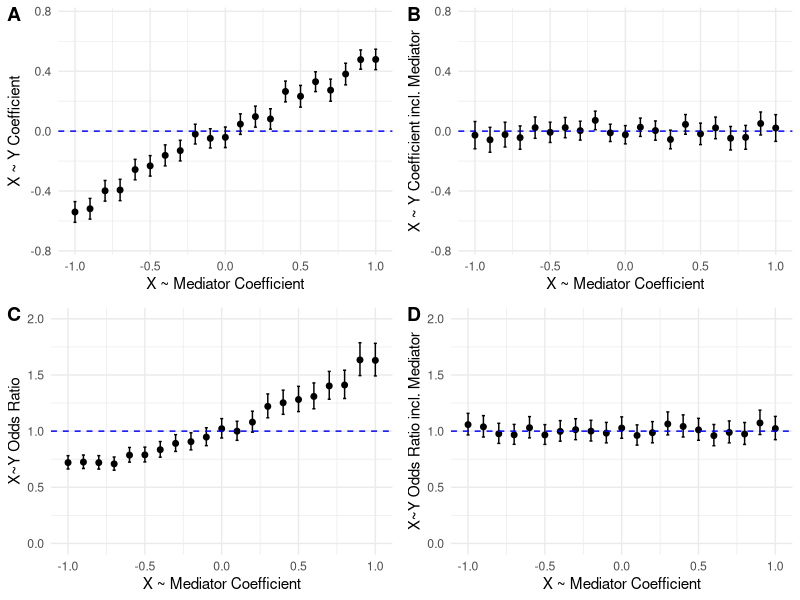
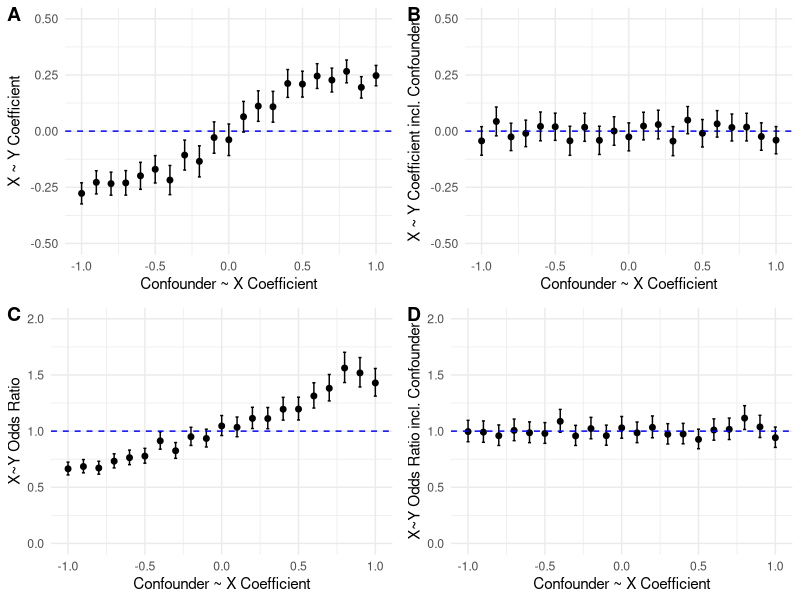

Source code (R) for these figures, in order: (Note: a time limit stopped this script after it produced the figures.)

# Student No. 2005070
# Dissertation Research Paper Code

# Contents:
# Scenario 1    line 21
# Scenario 2    line 407
# Scenario 3    line 605
# Scenario 4    line 808
# Scenario 5    line 975

################################################################################

# Loading useful libraries
library(tidyverse)
library(ggplot2)
library(ggpubr)

set.seed(27)

################################################################################
# Scenario 1
# Illustrating a mediator (linear regression)

# Creating the mediator simulation function

sim_Med <- function(betaXMed, betaMedY, betaXY){
  n <- 1000
  errorMed <- 1     # error / random noise scaling
  errorX   <- 1
  errorY   <- 1
  X   <- errorX*rnorm(n)                             # generate X from standard normal distribution
  Med <- betaXMed*X              + errorMed*rnorm(n) # generate Mediator from X
  Y   <- betaXY*X + betaMedY*Med + errorY*rnorm(n)   # generate Y from X and Mediator
  lm1 <- lm(Y~X)          # simple regression
  lm2 <- lm(Y~X+Med)      # multiple regression
  coefXY    <- lm1$coefficients[2]  # save the estimate effect of X on Y from the simple regression
  coefXMedY <- lm2$coefficients[2]  # save the estimate effect of X on Y from the multiple regression
  coefXY.up    <- confint(lm1)[2,2] # save confidence intervals for both regressions
  coefXY.lo    <- confint(lm1)[2,1]
  coefXMedY.up <- confint(lm2)[2,2]
  coefXMedY.lo <- confint(lm2)[2,1]
  return(data.frame(coefXY, coefXMedY,            # return the two coefficients
                    coefXY.lo, coefXY.up,         # and the confidence intervals
                    coefXMedY.lo, coefXMedY.up)) 
}

# Set the parameters we will be using
betaMedY <- 0.5   # the mediator has quite a strong (0.5 coefficient) effect on Y
betaXY   <- 0.0   # this is the true effect of X on Y, here set as zero

# Test the function
sim_Med(1, betaMedY, betaXY)

# Run a loop of betaXMed values from -1.0 to +1.0 
betaXMed <- seq(-1.0, 1.0, by = 0.1)

resultsMed <- lapply(betaXMed, sim_Med, betaMedY, betaXY)

Med_df <- bind_rows(resultsMed)
# head(Med_df) 

# Now we can plot the estimated coefficient from the two regression models to show 
# the bias caused by different levels of mediator bias.
# The plot includes horizontal line which should be set at the 'true' value of the coefficient.

# Graph for simple regression, showing mediator bias
plot1 <- ggplot(Med_df, aes(x=betaXMed, y=coefXY)) +
  geom_point(shape=19, size = 1.7)+
  ylim(-0.75, 0.75)+
  geom_hline(yintercept=0.0, linetype='dashed', color='blue') +
  geom_errorbar(aes(ymin=coefXY.lo, ymax=coefXY.up), width=.02, colour = "black") +
  theme_minimal() + 
  xlab("X ~ Mediator Coefficient") + ylab("X ~ Y Coefficient")

# Graph for multiple regression, accounting for mediator
plot2 <- ggplot(Med_df, aes(x=betaXMed, y=coefXMedY)) +
  geom_point(shape=19, size = 1.7)+
  ylim(-0.75, 0.75)+
  geom_hline(yintercept=0.0, linetype='dashed', color='blue') +
  geom_errorbar(aes(ymin=coefXMedY.lo, ymax=coefXMedY.up), width=.02, colour = "black") +
  theme_minimal() + 
  xlab("X ~ Mediator Coefficient") + ylab("X ~ Y Coefficient incl. Mediator")


################################################################################
# Scenario 1
# Illustrating a mediator (logistic regression)

sim_Med_log <- function(bMX){
  n <- 10000                # the number of observations in the study
  X <- rbinom(n, 1, 0.5)   # categorical factor X
  #bMX <- log(bMX)
  intX <- 0     # intercept for the effect of mediator on X
  intY <- 0     # intercept for the effect of mediator on Y
  bMY <- 2      # coefficient for the effect of mediator on Y
  bXY <- 0      # coefficient for the effect of X on Y
  
  pM <- 1 / (1 + exp(-intX-bMX*X))         # expected probabilities of mediator
  M2 <- rbinom(n, 1, pM)                   # observed values of mediator
  pY <- 1 / (1 + exp(-intY-bXY*X-bMY*M2))  # expected probabilities of Y
  Y2 <- rbinom(n, 1, pY)                   # observed values of Y
  
  dat <- data.frame(X, M2, Y2)
  
  # Now run the logistic regressions with the 'observed' values of X, Y and Con
  glm1 <- glm(Y2 ~ X, family = binomial)     
  glm2 <- glm(Y2 ~ X + M2, family = binomial) 
  
  coefXY    <- exp(glm1$coefficients[2])  # save the estimate effect of X on Y from the simple regression
  coefXMedY <- exp(glm2$coefficients[2])  # save the estimate effect of X on Y from the multiple regression
  coefXY.up <- exp(confint(glm1)[2,2])    # save confidence intervals
  coefXY.lo <- exp(confint(glm1)[2,1])
  coefXMedY.up <- exp(confint(glm2)[2,2])
  coefXMedY.lo <- exp(confint(glm2)[2,1])
  return(data.frame(coefXY, coefXMedY, coefXY.lo, coefXY.up, coefXMedY.lo, coefXMedY.up))
}

sim_Med_log(1)
bMX <- seq(-1, 1, by = 0.1)

resultslogMed <- lapply(bMX, sim_Med_log)

Med_logdf <- bind_rows(resultslogMed)
head(Med_logdf) 

# Graph showing coefficients biased by mediator
plot3 <- ggplot(Med_logdf, aes(x=bMX, y=coefXY)) +
  geom_point(shape=19, size = 1.7)+
  geom_errorbar(aes(ymin=coefXY.lo, ymax=coefXY.up), width=.02, colour = "black") +
  ylim(0, 2)+
  geom_hline(yintercept=1, linetype='dashed', color='blue') +
  ylab("X~Y Odds Ratio") + xlab("X ~ Mediator Coefficient") +
  theme_minimal()

# Graph showing coefficients unbiased by mediator
plot4 <- ggplot(Med_logdf, aes(x=bMX, y=coefXMedY)) +
  geom_point(shape=19, size = 1.7)+
  geom_errorbar(aes(ymin=coefXMedY.lo, ymax=coefXMedY.up), width=.02, colour = "black") +
  ylim(0, 2)+
  geom_hline(yintercept=1, linetype='dashed', color='blue') +
  ylab("X~Y Odds Ratio incl. Mediator") + xlab("X ~ Mediator Coefficient") +
  theme_minimal()

# View the graphs
ggarrange(plot1, plot2, plot3, plot4, labels = c("A", "B", "C", "D"),
          ncol = 2, nrow = 2)


################################################################################
# Scenario 1
# Illustrating a confounder (linear regression)

# Creating the confounder simulation function
sim_Con <- function(betaConX, betaConY, betaXY){
  n <- 1000
  errorCon <- 1    # error / random noise scaling
  errorX   <- 1
  errorY   <- 1
  Con <- errorCon*rnorm(n)                             # generate Confounder
  X   <- betaConX * Con              + errorX*rnorm(n) # generate X from Confounder
  Y   <- betaConY * Con + betaXY * X + errorY*rnorm(n) # generate Y from Confounder and (potentially) X
  lm1 <- lm(Y~X)         # simple regression
  lm2 <- lm(Y~X+Con)     # multiple regression
  coefXY    <- lm1$coefficients[2]  # save the estimate effect of X on Y from the simple regression
  coefXYCon <- lm2$coefficients[2]  # save the estimate effect of X on Y from the multiple regression
  coefXY.up    <- confint(lm1)[2,2] # save confidence intervals for both regressions
  coefXY.lo    <- confint(lm1)[2,1]
  coefXYCon.up <- confint(lm2)[2,2]
  coefXYCon.lo <- confint(lm2)[2,1]
  return(data.frame(coefXY, coefXYCon,            # return the two coefficients
                    coefXY.lo, coefXY.up,         # and the confidence intervals
                    coefXYCon.lo, coefXYCon.up)) 
}

# Set the parameters we will be using
betaConY <- 0.5  # the confounder has quite a strong (0.5 coefficient) effect on Y
betaXY   <- 0.0  # this is the true effect of X on Y, here set as zero

# Test the function
sim_Con(1, betaConY, betaXY) 

# Running the function in a loop using different betaConX values between -1.0 (strong confounded 
# negative correlation) and +1.0 (strong confounded positive correlation). 0 means no confounding.
betaConX <- seq(-1.0, 1.0, by = 0.1)

resultsCon <- lapply(betaConX, sim_Con, betaConY, betaXY)

Con_df <- bind_rows(resultsCon)
# head(Con_df) # examine the output

# Now we can plot the estimated coefficient from the two regression models to show 
# the bias caused by different levels of confounding.
# The plot includes horizontal line which should be set at the 'true' value of the coefficient.

# Graph for simple regression, showing confounding bias
plot5 <- ggplot(Con_df, aes(x=betaConX, y=coefXY)) +
  geom_point(shape=19, size = 1.7)+
  ylim(-0.5, 0.5)+
  geom_hline(yintercept=0.0, linetype='dashed', color='blue') +
  geom_errorbar(aes(ymin=coefXY.lo, ymax=coefXY.up), width=.02, colour = "black") +
  theme_minimal() + 
  xlab("Confounder ~ X Coefficient") + ylab("X ~ Y Coefficient")

# Graph for multiple regression, accounting for confounder
plot6 <- ggplot(Con_df, aes(x=betaConX, y=coefXYCon)) +
  geom_point(shape=19, size = 1.7)+
  ylim(-0.5, 0.5)+
  geom_hline(yintercept=0.0, linetype='dashed', color='blue') +
  geom_errorbar(aes(ymin=coefXYCon.lo, ymax=coefXYCon.up), width=.02, colour = "black") +
  theme_minimal() + 
  xlab("Confounder ~ X Coefficient") + ylab("X ~ Y Coefficient incl. Confounder")


################################################################################
# Scenario 1
# Illustrating a confounder (logistic regression)

sim_Con_log <- function(bCX){
  n <- 10000      # the number of observations in the study
  #bCX <- log(bCX)
  C <- rbinom(n, 1, 0.5)      # simulate n values of C from the binomial distribution
  
  intX <- 0     # the intercept for the logistic regressions for the effect of the confounder on X
  intY <- 0     # the intercept for the logistic regressions for the effect of the confounder on Y
  bCY <- 2      # the coefficient for the effect of the confounder on Y (the log of the odds ratio)
  
  pX <- 1 / (1 + exp(-intX-bCX*C))   # EXPECTED probabilities of X given the value of the confounder
  pY <- 1 / (1 + exp(-intY-bCY*C))   # EXPECTED probabilities of Y given the value of the confounder
  
  X2 <- rbinom(n, 1, pX)  # Use the Expected probabilities for X to generate a value either 1 or 0 for the OBSERVED value of X
  Y2 <- rbinom(n, 1, pY)  # Use the Expected probabilities for Y to generate a value either 1 or 0 for the OBSERVED value of Y
  
  dat <- data.frame(C, X2, Y2)
  
  # Now run the logistic regressions with the 'observed' values of X, Y and Con
  glm1 <- glm(Y2 ~ X2, family = binomial)     
  glm2 <- glm(Y2 ~ X2 + C, family = binomial) 
  coefXY    <- exp(glm1$coefficients[2])  # save the estimate effect of X on Y from the simple regression
  coefXYCon <- exp(glm2$coefficients[2])  # save the estimate effect of X on Y from the multiple regression
  coefXY.up <- exp(confint(glm1)[2,2])    # save confidence intervals
  coefXY.lo <- exp(confint(glm1)[2,1])
  coefXYCon.up <- exp(confint(glm2)[2,2])
  coefXYCon.lo <- exp(confint(glm2)[2,1])
  return(data.frame(coefXY, coefXYCon, coefXY.lo, coefXY.up, coefXYCon.lo, coefXYCon.up))
}

sim_Con_log(1)

bCX <- seq(-1.0, 1.0, by = 0.1)

resultslogCon <- lapply(bCX, sim_Con_log)

Con_logdf <- bind_rows(resultslogCon)
head(Con_logdf) 

# Graph showing coefficients biased by confounder
plot7 <- ggplot(Con_logdf, aes(x=bCX, y=coefXY)) +
  geom_point(shape=19, size = 1.7)+
  geom_errorbar(aes(ymin=coefXY.lo, ymax=coefXY.up), width=.02, colour = "black") +
  ylim(0, 2)+
  geom_hline(yintercept=1, linetype='dashed', color='blue') +
  ylab("X~Y Odds Ratio") + xlab("Confounder ~ X Coefficient") +
  theme_minimal()

# Graph showing coefficients unbiased by confounder
plot8 <- ggplot(Con_logdf, aes(x=bCX, y=coefXYCon)) +
  geom_point(shape=19, size = 1.7)+
  geom_errorbar(aes(ymin=coefXYCon.lo, ymax=coefXYCon.up), width=.02, colour = "black") +
  ylim(0, 2)+
  geom_hline(yintercept=1, linetype='dashed', color='blue') +
  ylab("X~Y Odds Ratio incl. Confounder") + xlab("Confounder ~ X Coefficient") +
  theme_minimal()

# View the graphs
ggarrange(plot5, plot6, plot7, plot8, labels = c("A", "B", "C", "D"),
          ncol = 2, nrow = 2)


################################################################################
# Scenario 1
# Illustrating a collider (linear regression)

# Creating the collider simulation function
sim_Col <- function(betaXCol, betaYCol, betaXY){
  n <- 1000
  errorCol <- 1    # error / random noise scaling
  errorX   <- 1
  errorY   <- 1
  X   <- errorX*rnorm(n)                             # generate X from standard normal distribution
  Y   <- betaXY*X                + errorY*rnorm(n)   # generate Y from standard normal distribution and X
  Col <- betaXCol*X + betaYCol*Y + errorCol*rnorm(n) # generate Collider from X and Y
  lm1 <- lm(Y~X)          # simple regression
  lm2 <- lm(Y~X+Col)      # multiple regression
  coefXY    <- lm1$coefficients[2]  # save the estimate effect of X on Y from the simple regression
  coefXYCol <- lm2$coefficients[2]  # save the estimate effect of X on Y from the multiple regression 
  coefXY.up    <- confint(lm1)[2,2] # save confidence intervals for both regressions
  coefXY.lo    <- confint(lm1)[2,1]
  coefXYCol.up <- confint(lm2)[2,2]
  coefXYCol.lo <- confint(lm2)[2,1]
  return(data.frame(coefXY, coefXYCol,            # return the two coefficients
                    coefXY.lo, coefXY.up,         # and the confidence intervals
                    coefXYCol.lo, coefXYCol.up)) 
}

# Set the parameters we will be using
betaYCol <- 0.5  # Y has quite a strong (0.5 coefficient) effect on the collider
betaXY   <- 0.0  # this is the true effect of X on Y, here set as zero

# Test the function
sim_Col(1, betaYCol, betaXY)

# Run a loop of betaXCol values from -1.0 to +1.0 
betaXCol <- seq(-1.0, 1.0, by = 0.1)

resultsCol <- lapply(betaXCol, sim_Col, betaYCol, betaXY)

Col_df <- bind_rows(resultsCol)
# head(Col_df) 

# Now we can plot the estimated coefficient from the two regression models to show 
# the bias caused by different levels of collider bias.
# The plot includes horizontal line which should be set at the 'true' value of the coefficient.

# Graph for multiple regression, showing collider bias
plot9 <- ggplot(Col_df, aes(x=betaXCol, y=coefXYCol)) +
  geom_point(shape=19, size = 1.7)+
  ylim(-0.6, 0.6)+
  geom_hline(yintercept=0.0, linetype='dashed', color='blue') +
  geom_errorbar(aes(ymin=coefXYCol.lo, ymax=coefXYCol.up), width=.02, colour = "black") +
  theme_minimal() + 
  xlab("X ~ Collider Coefficient") + ylab("X ~ Y Coefficient incl. Collider")

# Graph for simple regression, unbiased by the collider
plot10 <- ggplot(Col_df, aes(x=betaXCol, y=coefXY)) +
  geom_point(shape=19, size = 1.7)+
  ylim(-0.6, 0.6)+
  geom_hline(yintercept=0.0, linetype='dashed', color='blue') +
  geom_errorbar(aes(ymin=coefXY.lo, ymax=coefXY.up), width=.02, colour = "black") +
  theme_minimal() + 
  xlab("X ~ Collider Coefficient") + ylab("X ~ Y Coefficient")


################################################################################
# Scenario 1
# Illustrating a collider (logistic regression)

sim_Col_log <- function(bC2X){
  n <- 10000                 # the number of observations in the study
  X <- rbinom(n, 1, 0.5)    # categorical factor X
  #bC2X <- log(bC2X)
  intX <- 0     # intercept for the effect of collider on X
  intY <- 0     # intercept for the effect of collider on Y
  bC2Y <- 2     # coefficient for the effect of collider on Y
  bXY  <- 0     # coefficient for the effect of X on Y
  
  pY <- 1 / (1 + exp(-intY-bXY*X))           # expected probabilities of Y
  Y2 <- rbinom(n, 1, pY)                     # observed values of Y
  pC <- 1 / (1 + exp(-intX-bC2X*X-bC2Y*Y2))  # expected probabilities of collider
  C2 <- rbinom(n, 1, pC)                     # observed values of collider
  
  dat <- data.frame(X, C2, Y2)
  
  glm1 <- glm(Y2 ~ X, family = binomial)   
  glm2 <- glm(Y2 ~ X + C2, family = binomial)  
  
  coefXY    <- exp(glm1$coefficients[2])  # save the estimate effect of X on Y from the simple regression
  coefXYCol <- exp(glm2$coefficients[2])
  coefXY.up <- exp(confint(glm1)[2,2])    # save confidence intervals
  coefXY.lo <- exp(confint(glm1)[2,1])
  coefXYCol.up <- exp(confint(glm2)[2,2])
  coefXYCol.lo <- exp(confint(glm2)[2,1])
  return(data.frame(coefXY, coefXYCol, coefXY.lo, coefXY.up, coefXYCol.lo, coefXYCol.up))
}

sim_Col_log(1)
bC2X <- seq(-1, 1, by = 0.1)

resultslogCol <- lapply(bC2X, sim_Col_log)

Col_logdf <- bind_rows(resultslogCol)
head(Col_logdf) 

# Graph showing coefficients unbiased by confounder
plot11 <- ggplot(Col_logdf, aes(x=bC2X, y=coefXYCol)) +
  geom_point()+
  geom_errorbar(aes(ymin=coefXYCol.lo, ymax=coefXYCol.up), width=.02, colour = "black") +
  ylim(0, 2)+
  geom_hline(yintercept=1, linetype='dashed', color='blue') +
  ylab("X~Y Odds Ratio incl. Collider") + xlab("X ~ Collider Coefficient") +
  theme_minimal()

# Graph showing coefficients unbiased by collider
plot12 <- ggplot(Col_logdf, aes(x=bC2X, y=coefXY)) +
  geom_point()+
  geom_errorbar(aes(ymin=coefXY.lo, ymax=coefXY.up), width=.02, colour = "black") +
  ylim(0, 2)+
  geom_hline(yintercept=1, linetype='dashed', color='blue') +
  ylab("X~Y Odds Ratio") + xlab("X ~ Collider Coefficient") +
  theme_minimal()

# View the graphs
ggarrange(plot9, plot10, plot11, plot12, labels = c("A", "B", "C", "D"),
          ncol = 2, nrow = 2)


################################################################################
# Scenario 2
# Mediator ~ Y variation

# Set the parameters we will be using
betaXY   <- 0.0   # this is the true effect of X on Y, here set as zero

# Run a loop of betaXMed values from -1.0 to +1.0 
betaXMed <- seq(-1.0, 1.0, by = 0.1)

resultsMed1 <- lapply(betaXMed, sim_Med, betaMedY = 0.25, betaXY) %>%
  bind_rows()
# head(resultsMed1) # examine the output
resultsMed2 <- lapply(betaXMed, sim_Med, betaMedY = 0.50, betaXY) %>%
  bind_rows()
# head(resultsMed2) # examine the output
resultsMed3 <- lapply(betaXMed, sim_Med, betaMedY = 0.75, betaXY) %>%
  bind_rows()
# head(resultsMed3) # examine the output

# Now we can plot the estimated coefficient from the two regression models to show 
# the bias caused by different levels of mediator bias.
# The plot includes horizontal line which should be set at the 'true' value of the coefficient.

# Graph for simple regression, showing mediator bias
plot13 <- ggplot(NULL, aes(x=betaXMed, y=coefXY)) +
  geom_point(data=resultsMed1, shape=19, size = 1.7, aes(colour="0.25")) +
  stat_smooth(data=resultsMed1, method=loess, colour = "darkgoldenrod1", fill = "lemonchiffon") +
  geom_errorbar(data=resultsMed1,aes(ymin=coefXY.lo, ymax=coefXY.up), width = .02, colour='darkgoldenrod1') +
  geom_point(data=resultsMed2, shape=19, size = 1.7, aes(colour="0.50")) +
  stat_smooth(data=resultsMed2, method=loess, colour = "darkorange2", fill = "bisque") +
  geom_errorbar(data=resultsMed2,aes(ymin=coefXY.lo, ymax=coefXY.up), width = .02, colour='darkorange2') +
  geom_point(data=resultsMed3, shape=19, size = 1.7, aes(colour="0.75")) +
  stat_smooth(data=resultsMed3, method=loess, colour = "sienna", fill = "antiquewhite") +
  geom_errorbar(data=resultsMed3,aes(ymin=coefXY.lo, ymax=coefXY.up), width = .02, colour='sienna') +
  geom_hline(yintercept=0.0, linetype='dashed', colour='blue') +  
  scale_color_manual(name="Mediator ~ Y", 
                     breaks=c("0.25", "0.50", "0.75"),
                     values = c("darkgoldenrod1", "darkorange2", "sienna")) +
  ylim(-1, 1) +
  theme_minimal() + 
  xlab("X ~ Mediator Coefficient") + ylab("X ~ Y Coefficient") +
  theme(legend.position = "none")

# Graph for multiple regression, accounting for mediator
plot14 <- ggplot(NULL, aes(x=betaXMed, y=coefXMedY)) +
  geom_point(data=resultsMed1, shape=19, size = 1.7, aes(colour="0.25")) +
  geom_errorbar(data=resultsMed1,aes(ymin=coefXMedY.lo, ymax=coefXMedY.up), width = .02, colour='darkgoldenrod1') +
  geom_point(data=resultsMed2, shape=19, size = 1.7, aes(colour="0.50")) +
  geom_errorbar(data=resultsMed2,aes(ymin=coefXMedY.lo, ymax=coefXMedY.up), width = .02, colour='darkorange2') +
  geom_point(data=resultsMed3, shape=19, size = 1.7, aes(colour="0.75")) +
  geom_errorbar(data=resultsMed3,aes(ymin=coefXMedY.lo, ymax=coefXMedY.up), width = .02, colour='sienna') +
  geom_hline(yintercept=0.0, linetype='dashed', colour='blue') +  
  scale_color_manual(name="Mediator ~ Y", 
                     breaks=c("0.25", "0.50", "0.75"),
                     values = c("darkgoldenrod1", "darkorange2", "sienna")) +  
  ylim(-1, 1) +
  theme_minimal() + 
  xlab("X ~ Mediator Coefficient") + ylab("X ~ Y Coefficient incl. Mediator") +
  theme(legend.position = "none")

# View the graphs
ggarrange(plot13, plot14,
          ncol = 2, nrow = 1)


################################################################################
# Scenario 2
# Confounder ~ Y variation

# Set the parameters we will be using
betaXY   <- 0.0  # this is the true effect of X on Y, here set as zero

# Running the function in a loop using different betaConX values between -1.0 (strong confounded 
# negative correlation) and +1.0 (strong confounded positive correlation). 0 means no confounding.
betaConX <- seq(-1.0, 1.0, by = 0.1)

resultsCon1 <- lapply(betaConX, sim_Con, betaConY = 0.25, betaXY) %>%
  bind_rows()
# head(resultsCon1) # examine the output
resultsCon2 <- lapply(betaConX, sim_Con, betaConY = 0.50, betaXY) %>%
  bind_rows()
# head(resultsCon2) # examine the output
resultsCon3 <- lapply(betaConX, sim_Con, betaConY = 0.75, betaXY) %>%
  bind_rows()
# head(resultsCon3) # examine the output

# Now we can plot the estimated coefficient from the two regression models to show 
# the bias caused by different levels of confounding.
# The plot includes horizontal line which should be set at the 'true' value of the coefficient.

# Graph for simple regression, showing confounding bias
plot15 <- ggplot(NULL, aes(x=betaConX, y=coefXY)) +
  geom_point(data=resultsCon1, shape=19, size = 1.7, aes(colour="0.25")) +
  stat_smooth(data=resultsCon1, method=loess, colour = "darkgoldenrod1", fill = "lemonchiffon") +
  geom_errorbar(data=resultsCon1,aes(ymin=coefXY.lo, ymax=coefXY.up), width = .02, colour='darkgoldenrod1') +
  geom_point(data=resultsCon2, shape=19, size = 1.7, aes(colour="0.50")) +
  stat_smooth(data=resultsCon2, method=loess, colour = "darkorange2", fill = "bisque") +
  geom_errorbar(data=resultsCon2,aes(ymin=coefXY.lo, ymax=coefXY.up), width = .02, colour='darkorange2') +
  geom_point(data=resultsCon3, shape=19, size = 1.7, aes(colour="0.75")) +
  stat_smooth(data=resultsCon3, method=loess, colour = "sienna", fill = "antiquewhite") +
  geom_errorbar(data=resultsCon3,aes(ymin=coefXY.lo, ymax=coefXY.up), width = .02, colour='sienna') +
  geom_hline(yintercept=0.0, linetype='dashed', colour='blue') +  
  scale_color_manual(name="Confounder ~ Y", 
                     breaks=c("0.25", "0.50", "0.75"),
                     values = c("darkgoldenrod1", "darkorange2", "sienna")) +  
  ylim(-1, 1) + theme_minimal() + 
  xlab("Confounder ~ X Coefficient") + ylab("X ~ Y Coefficient") +
  theme(legend.position = "none")

# Graph for multiple regression, accounting for confounder
plot16 <- ggplot(NULL, aes(x=betaConX, y=coefXYCon)) +
  geom_point(data=resultsCon1, shape=19, size = 1.7, aes(colour="0.25")) +
  geom_errorbar(data=resultsCon1,aes(ymin=coefXYCon.lo, ymax=coefXYCon.up), width = .02, colour='darkgoldenrod1') +
  geom_point(data=resultsCon2, shape=19, size = 1.7, aes(colour="0.50")) +
  geom_errorbar(data=resultsCon2,aes(ymin=coefXYCon.lo, ymax=coefXYCon.up), width = .02, colour='darkorange2') +
  geom_point(data=resultsCon3, shape=19, size = 1.7, aes(colour="0.75")) +
  geom_errorbar(data=resultsCon3,aes(ymin=coefXYCon.lo, ymax=coefXYCon.up), width = .02, colour='sienna') +
  geom_hline(yintercept=0.0, linetype='dashed', colour='blue') +  
  scale_color_manual(name="Confounder ~ Y", 
                     breaks=c("0.25", "0.50", "0.75"),
                     values = c("darkgoldenrod1", "darkorange2", "sienna")) +  
  ylim(-1, 1) + theme_minimal() + 
  xlab("Confounder ~ X Coefficient") + ylab("X ~ Y Coefficient incl. Confounder") +
  theme(legend.position = "none")

# View the graphs
ggarrange(plot15, plot16,
          ncol = 2, nrow = 1)


################################################################################
# Scenario 2
# Y ~ Collider variation

# Set the parameters we will be using
betaXY   <- 0.0  # this is the true effect of X on Y, here set as zero

# Running the function in a loop using different betaXCol values between -1.0 (strong confounded 
# negative correlation) and +1.0 (strong confounded positive correlation). 0 means no confounding.
betaXCol <- seq(-1.0, 1.0, by = 0.1)

resultsCol1 <- lapply(betaXCol, sim_Col, betaYCol = 0.25, betaXY) %>%
  bind_rows() 
# head(resultsCol1) # examine the output
resultsCol2 <- lapply(betaXCol, sim_Col, betaYCol = 0.50, betaXY) %>%
  bind_rows()
# head(resultsCol2) # examine the output
resultsCol3 <- lapply(betaXCol, sim_Col, betaYCol = 0.75, betaXY) %>%
  bind_rows()
# head(resultsCol3) # examine the output

# Now we can plot the estimated coefficient from the two regression models to show 
# the bias caused by different levels of collider bias.
# The plot includes horizontal line which should be set at the 'true' value of the coefficient.

# Graph for multiple regression, showing collider bias
plot17 <- ggplot(NULL, aes(x=betaXCol, y=coefXYCol)) +
  geom_point(data=resultsCol1, shape=19, size = 1.7, aes(colour="0.25")) +
  stat_smooth(data=resultsCol1, method=loess, colour = "darkgoldenrod1", fill = "lemonchiffon") +
  geom_errorbar(data=resultsCol1,aes(ymin=coefXYCol.lo, ymax=coefXYCol.up), width = .02, colour='darkgoldenrod1') +
  geom_point(data=resultsCol2, shape=19, size = 1.7, aes(colour="0.50")) +
  stat_smooth(data=resultsCol2, method=loess, colour = "darkorange2", fill = "bisque") +
  geom_errorbar(data=resultsCol2,aes(ymin=coefXYCol.lo, ymax=coefXYCol.up), width = .02, colour='darkorange2') +
  geom_point(data=resultsCol3, shape=19, size = 1.7, aes(colour="0.75")) +
  stat_smooth(data=resultsCol3, method=loess, colour = "sienna", fill = "antiquewhite") +
  geom_errorbar(data=resultsCol3,aes(ymin=coefXYCol.lo, ymax=coefXYCol.up), width = .02, colour='sienna') +
  geom_hline(yintercept=0.0, linetype='dashed', colour='blue') +  
  scale_color_manual(name="Y ~ Collider", 
                     breaks=c("0.25", "0.50", "0.75"),
                     values = c("darkgoldenrod1", "darkorange2", "sienna")) +
  ylim(-1, 1) +
  theme_minimal() + 
  xlab("X ~ Collider Coefficient") + ylab("X ~ Y Coefficient incl. Collider") +
  theme(legend.position = "none")

# Graph for simple regression, unbiased by collider
plot18 <- ggplot(NULL, aes(x=betaXCol, y=coefXY)) +
  geom_point(data=resultsCol1, shape=19, size = 1.7, aes(colour="0.25")) +
  geom_errorbar(data=resultsCol1,aes(ymin=coefXY.lo, ymax=coefXY.up), width = .02, colour='darkgoldenrod1') +
  geom_point(data=resultsCol2, shape=19, size = 1.7, aes(colour="0.50")) +
  geom_errorbar(data=resultsCol2,aes(ymin=coefXY.lo, ymax=coefXY.up), width = .02, colour='darkorange2') +
  geom_point(data=resultsCol3, shape=19, size = 1.7, aes(colour="0.75")) +
  geom_errorbar(data=resultsCol3,aes(ymin=coefXY.lo, ymax=coefXY.up), width = .02, colour='sienna') +
  geom_hline(yintercept=0.0, linetype='dashed', colour='blue') +  
  scale_color_manual(name="Y ~ Collider", 
                     breaks=c("0.25", "0.50", "0.75"),
                     values = c("darkgoldenrod1", "darkorange2", "sienna")) +  
  ylim(-1, 1) +
  theme_minimal() + 
  xlab("X ~ Collider Coefficient") + ylab("X ~ Y Coefficient") +
  theme(legend.position = "none")

# View the graphs
ggarrange(plot17, plot18,
          ncol = 2, nrow = 1)


################################################################################
# Scenario 3
# X ~ Y variation (mediator)

# Set the parameters we will be using
betaMedY <- 0.5   # this is the true effect of X on Y, here set as zero

# Run a loop of betaXMed values from -1.0 to +1.0 
betaXMed <- seq(-1.0, 1.0, by = 0.1)

resultsMed1 <- lapply(betaXMed, sim_Med, betaMedY, betaXY = 0.25) %>%
  bind_rows()
# head(resultsMed1) # examine the output
resultsMed2 <- lapply(betaXMed, sim_Med, betaMedY, betaXY = 0.50) %>%
  bind_rows()
# head(resultsMed2) # examine the output
resultsMed3 <- lapply(betaXMed, sim_Med, betaMedY, betaXY = 0.75) %>%
  bind_rows()
# head(resultsMed3) # examine the output

# Now we can plot the estimated coefficient from the two regression models to show 
# the bias caused by different levels of mediator bias.
# The plot includes horizontal line which should be set at the 'true' value of the coefficient.

# Graph for simple regression, showing mediator bias
plot19 <- ggplot(NULL, aes(x=betaXMed, y=coefXY)) +
  geom_point(data=resultsMed1, shape=19, size = 1.7, aes(colour="0.25")) +
  geom_errorbar(data=resultsMed1,aes(ymin=coefXY.lo, ymax=coefXY.up), width = .02, colour='darkgoldenrod1') +
  geom_point(data=resultsMed2, shape=19, size = 1.7, aes(colour="0.50")) +
  geom_errorbar(data=resultsMed2,aes(ymin=coefXY.lo, ymax=coefXY.up), width = .02, colour='darkorange2') +
  geom_point(data=resultsMed3, shape=19, size = 1.7, aes(colour="0.75")) +
  geom_errorbar(data=resultsMed3,aes(ymin=coefXY.lo, ymax=coefXY.up), width = .02, colour='sienna') +
  geom_hline(yintercept=0.25, linetype='dashed', colour='darkgoldenrod1') +  
  geom_hline(yintercept=0.50, linetype='dashed', colour='darkorange2') +  
  geom_hline(yintercept=0.75, linetype='dashed', colour='sienna') +  
  scale_color_manual(name="True X ~ Y", 
                     breaks=c("0.25", "0.50", "0.75"),
                     values = c("darkgoldenrod1", "darkorange2", "sienna")) +
  ylim(-0.5, 1.5) +
  theme_minimal() + 
  xlab("X ~ Mediator Coefficient") + ylab("X ~ Y Coefficient") +
  theme(legend.position = "none")

# Graph for multiple regression, accounting for mediator
plot20 <- ggplot(NULL, aes(x=betaXMed, y=coefXMedY)) +
  geom_point(data=resultsMed1, shape=19, size = 1.7, aes(colour="0.25")) +
  geom_errorbar(data=resultsMed1,aes(ymin=coefXMedY.lo, ymax=coefXMedY.up), width = .02, colour='darkgoldenrod1') +
  geom_point(data=resultsMed2, shape=19, size = 1.7, aes(colour="0.50")) +
  geom_errorbar(data=resultsMed2,aes(ymin=coefXMedY.lo, ymax=coefXMedY.up), width = .02, colour='darkorange2') +
  geom_point(data=resultsMed3, shape=19, size = 1.7, aes(colour="0.75")) +
  geom_errorbar(data=resultsMed3,aes(ymin=coefXMedY.lo, ymax=coefXMedY.up), width = .02, colour='sienna') +
  geom_hline(yintercept=0.25, linetype='dashed', colour='darkgoldenrod1') +  
  geom_hline(yintercept=0.50, linetype='dashed', colour='darkorange2') +  
  geom_hline(yintercept=0.75, linetype='dashed', colour='sienna') +  
  scale_color_manual(name="True X ~ Y", 
                     breaks=c("0.25", "0.50", "0.75"),
                     values = c("darkgoldenrod1", "darkorange2", "sienna")) +  
  ylim(-0.5, 1.5) +
  theme_minimal() + 
  xlab("X ~ Mediator Coefficient") + ylab("X ~ Y Coefficient incl. Mediator") +
  theme(legend.position = "none")

# View the graphs
ggarrange(plot19, plot20,
          ncol = 2, nrow = 1)


################################################################################
# Scenario 3
# X ~ Y variation (confounder)

# Set the parameters we will be using
betaConY <- 0.5  # the confounder has quite a strong (0.5 coefficient) effect on Y

# Running the function in a loop using different betaConX values between -1.0 (strong confounded 
# negative correlation) and +1.0 (strong confounded positive correlation). 0 means no confounding.
betaConX <- seq(-1.0, 1.0, by = 0.1)

resultsCon1 <- lapply(betaConX, sim_Con, betaConY, betaXY = 0.25) %>%
  bind_rows()
# head(resultsCon1) # examine the output
resultsCon2 <- lapply(betaConX, sim_Con, betaConY, betaXY = 0.50) %>%
  bind_rows()
# head(resultsCon2) # examine the output
resultsCon3 <- lapply(betaConX, sim_Con, betaConY, betaXY = 0.75) %>%
  bind_rows()
# head(resultsCon3) # examine the output

# Now we can plot the estimated coefficient from the two regression models to show 
# the bias caused by different levels of confounding.
# The plot includes horizontal line which should be set at the 'true' value of the coefficient.

# Graph for simple regression, showing confounding bias
plot21 <- ggplot(NULL, aes(x=betaConX, y=coefXY)) +
  geom_point(data=resultsCon1, shape=19, size = 1.7, aes(colour="0.25")) +
  geom_errorbar(data=resultsCon1,aes(ymin=coefXY.lo, ymax=coefXY.up), width = .02, colour='darkgoldenrod1') +
  geom_point(data=resultsCon2, shape=19, size = 1.7, aes(colour="0.50")) +
  geom_errorbar(data=resultsCon2,aes(ymin=coefXY.lo, ymax=coefXY.up), width = .02, colour='darkorange2') +
  geom_point(data=resultsCon3, shape=19, size = 1.7, aes(colour="0.75")) +
  geom_errorbar(data=resultsCon3,aes(ymin=coefXY.lo, ymax=coefXY.up), width = .02, colour='sienna') +
  geom_hline(yintercept=0.25, linetype='dashed', colour='darkgoldenrod1') +  
  geom_hline(yintercept=0.50, linetype='dashed', colour='darkorange2') +  
  geom_hline(yintercept=0.75, linetype='dashed', colour='sienna') +  
  scale_color_manual(name="True X ~ Y", 
                     breaks=c("0.25", "0.50", "0.75"),
                     values = c("darkgoldenrod1", "darkorange2", "sienna")) +  
  ylim(-0.5, 1.5) +
  theme_minimal() + 
  xlab("Confounder ~ X Coefficient") + ylab("X ~ Y Coefficient") +
  theme(legend.position = "none")

# Graph for multiple regression, accounting for confounder
plot22 <- ggplot(NULL, aes(x=betaConX, y=coefXYCon)) +
  geom_point(data=resultsCon1, shape=19, size = 1.7, aes(colour="0.25")) +
  geom_errorbar(data=resultsCon1,aes(ymin=coefXYCon.lo, ymax=coefXYCon.up), width = .02, colour='darkgoldenrod1') +
  geom_point(data=resultsCon2, shape=19, size = 1.7, aes(colour="0.50")) +
  geom_errorbar(data=resultsCon2,aes(ymin=coefXYCon.lo, ymax=coefXYCon.up), width = .02, colour='darkorange2') +
  geom_point(data=resultsCon3, shape=19, size = 1.7, aes(colour="0.75")) +
  geom_errorbar(data=resultsCon3,aes(ymin=coefXYCon.lo, ymax=coefXYCon.up), width = .02, colour='sienna') +
  geom_hline(yintercept=0.25, linetype='dashed', colour='darkgoldenrod1') +  
  geom_hline(yintercept=0.50, linetype='dashed', colour='darkorange2') +  
  geom_hline(yintercept=0.75, linetype='dashed', colour='sienna') +  
  scale_color_manual(name="True X ~ Y", 
                     breaks=c("0.25", "0.50", "0.75"),
                     values = c("darkgoldenrod1", "darkorange2", "sienna")) +  
  ylim(-0.5, 1.5) +
  theme_minimal() + 
  xlab("Confounder ~ X Coefficient") + ylab("X ~ Y Coefficient incl. Confounder") +
  theme(legend.position = "none")

# View the graphs
ggarrange(plot21, plot22,
          ncol = 2, nrow = 1)


################################################################################
# Scenario 3
# X ~ Y variation (collider)

# Set the parameters we will be using
betaYCol <- 0.5  # this is the true effect of Y on the collider, here set as 0.5

# Running the function in a loop using different betaXCol values between -1.0 (strong confounded 
# negative correlation) and +1.0 (strong confounded positive correlation). 0 means no confounding.
betaXCol <- seq(-1.0, 1.0, by = 0.1)

resultsCol1 <- lapply(betaXCol, sim_Col, betaYCol, betaXY = 0.25) %>%
  bind_rows() 
# head(resultsCol1) # examine the output
resultsCol2 <- lapply(betaXCol, sim_Col, betaYCol, betaXY = 0.50) %>%
  bind_rows()
# head(resultsCol2) # examine the output
resultsCol3 <- lapply(betaXCol, sim_Col, betaYCol, betaXY = 0.75) %>%
  bind_rows()
# head(resultsCol3) # examine the output

# Now we can plot the estimated coefficient from the two regression models to show 
# the bias caused by different levels of collider bias.
# The plot includes horizontal line which should be set at the 'true' value of the coefficient.

# Graph for multiple regression, showing collider bias
plot23 <- ggplot(NULL, aes(x=betaXCol, y=coefXYCol)) +
  geom_point(data=resultsCol1, shape=19, size = 1.7, aes(colour="0.25")) +
  geom_errorbar(data=resultsCol1,aes(ymin=coefXYCol.lo, ymax=coefXYCol.up), width = .02, colour='darkgoldenrod1') +
  geom_point(data=resultsCol2, shape=19, size = 1.7, aes(colour="0.50")) +
  geom_errorbar(data=resultsCol2,aes(ymin=coefXYCol.lo, ymax=coefXYCol.up), width = .02, colour='darkorange2') +
  geom_point(data=resultsCol3, shape=19, size = 1.7, aes(colour="0.75")) +
  geom_errorbar(data=resultsCol3,aes(ymin=coefXYCol.lo, ymax=coefXYCol.up), width = .02, colour='sienna') +
  geom_hline(yintercept=0.25, linetype='dashed', colour='darkgoldenrod1') +  
  geom_hline(yintercept=0.50, linetype='dashed', colour='darkorange2') +  
  geom_hline(yintercept=0.75, linetype='dashed', colour='sienna') +  
  scale_color_manual(name="True X ~ Y", 
                     breaks=c("0.25", "0.50", "0.75"),
                     values = c("darkgoldenrod1", "darkorange2", "sienna")) +
  ylim(-0.5, 1.5) +
  theme_minimal() + 
  xlab("X ~ Collider Coefficient") + ylab("X ~ Y Coefficient incl. Collider") +
  theme(legend.position = "none")

# Graph for simple regression, unbiased by collider
plot24 <- ggplot(NULL, aes(x=betaXCol, y=coefXY)) +
  geom_point(data=resultsCol1, shape=19, size = 1.7, aes(colour="0.25")) +
  geom_errorbar(data=resultsCol1,aes(ymin=coefXY.lo, ymax=coefXY.up), width = .02, colour='darkgoldenrod1') +
  geom_point(data=resultsCol2, shape=19, size = 1.7, aes(colour="0.50")) +
  geom_errorbar(data=resultsCol2,aes(ymin=coefXY.lo, ymax=coefXY.up), width = .02, colour='darkorange2') +
  geom_point(data=resultsCol3, shape=19, size = 1.7, aes(colour="0.75")) +
  geom_errorbar(data=resultsCol3,aes(ymin=coefXY.lo, ymax=coefXY.up), width = .02, colour='sienna') +
  geom_hline(yintercept=0.25, linetype='dashed', colour='darkgoldenrod1') +  
  geom_hline(yintercept=0.50, linetype='dashed', colour='darkorange2') +  
  geom_hline(yintercept=0.75, linetype='dashed', colour='sienna') +  
  scale_color_manual(name="True X ~ Y", 
                     breaks=c("0.25", "0.50", "0.75"),
                     values = c("darkgoldenrod1", "darkorange2", "sienna")) +  
  ylim(-0.5, 1.5) +
  theme_minimal() + 
  xlab("X ~ Collider Coefficient") + ylab("X ~ Y Coefficient") +
  theme(legend.position = "none")

# View the graphs
ggarrange(plot23, plot24,
          ncol = 2, nrow = 1)


################################################################################
# Scenario 4
# Simple example of all third variables (linear)

# Define parameters
n <- 1000
error <- 1 
betaXY   <-  0.2 # effect of smoking history on covid severity
betaXCol <-  0.4 # effect of smoking history on hospitalisation
betaYCol <-  0.5 # effect of covid severity on hospitalisation
betaConX <- -0.6 # effect of HCW status on smoking history
betaConY <-  0.3 # effect of HCW status on covid severity
betaXMed <-  0.7 # effect of smoking history on smoking-related comorbidities
betaMedY <-  0.5 # effect of smoking-related comorbidities on covid severity

# Create variables
Con <- error*rnorm(n)                                          # generate Confounder
X   <- betaConX*Con                           + error*rnorm(n)   # generate X from Confounder
Med <- betaXMed*X                             + error*rnorm(n) # generate Mediator from X
Y   <- betaXY*X + betaConY*Con + betaMedY*Med + error*rnorm(n)   # generate Y from Confounder, Mediator and X
Col <- betaXCol*X + betaYCol*Y                + error*rnorm(n) # generate Collider from X and Y

# Run regressions
lm1 <- lm(Y~X)                     
lm2 <- lm(Y~X+Con)                   
lm3 <- lm(Y~X+Col)
lm4 <- lm(Y~X+Med)
lm5 <- lm(Y~X+Con+Col)
lm6 <- lm(Y~X+Col+Med)
lm7 <- lm(Y~X+Con+Med+Col)
lm8 <- lm(Y~X+Con+Med)
coefXY    <- lm1$coefficients[2]  # save the estimate effect of X on Y from the simple regression
coefXYCon <- lm2$coefficients[2]  # save the estimate effect of X on Y from the multiple regression
coefXYCol <- lm3$coefficients[2]
coefXMedY <- lm4$coefficients[2]
coefXYConCol <- lm5$coefficients[2]
coefXMedYCol <- lm6$coefficients[2]
coefXMedYConCol <- lm7$coefficients[2]
coefXMedYCon <- lm8$coefficients[2]
coefXY.up <- confint(lm1)[2,2]  # finally saving confidence intervals
coefXY.lo <- confint(lm1)[2,1]
coefXYCon.up <- confint(lm2)[2,2]
coefXYCon.lo <- confint(lm2)[2,1]
coefXYCol.up <- confint(lm3)[2,2] 
coefXYCol.lo <- confint(lm3)[2,1] 
coefXMedY.up <- confint(lm4)[2,2] 
coefXMedY.lo <- confint(lm4)[2,1] 
coefXYConCol.up <- confint(lm5)[2,2] 
coefXYConCol.lo <- confint(lm5)[2,1] 
coefXMedYCol.up <- confint(lm6)[2,2] 
coefXMedYCol.lo <- confint(lm6)[2,1] 
coefXMedYConCol.up <- confint(lm7)[2,2] 
coefXMedYConCol.lo <- confint(lm7)[2,1] 
coefXMedYCon.up <- confint(lm8)[2,2] 
coefXMedYCon.lo <- confint(lm8)[2,1] 

# Create data frame
model <- c("None", "Confounder", "Collider", "Mediator",
           "Collider + confounder", "Collider + mediator",
           "Collider + confounder + mediator", "Confounder + mediator")
coef  <- c(coefXY, coefXYCon, coefXYCol, coefXMedY, coefXYConCol, coefXMedYCol, 
           coefXMedYConCol, coefXMedYCon)
upper <- c(coefXY.up, coefXYCon.up, coefXYCol.up, coefXMedY.up, coefXYConCol.up,
           coefXMedYCol.up, coefXMedYConCol.up, coefXMedYCon.up)
lower <- c(coefXY.lo, coefXYCon.lo, coefXYCol.lo, coefXMedY.lo, coefXYConCol.lo,
           coefXMedYCol.lo, coefXMedYConCol.lo, coefXMedYCon.lo)
dat <- data.frame(model, coef, upper, lower)
dat$model <- factor(dat$model, levels=c("None", "Confounder", "Mediator", "Collider",
                                        "Collider + confounder", "Collider + mediator",
                                        "Collider + confounder + mediator", "Confounder + mediator"))

# Plot graph of coefficients
plot25 <- ggplot(dat, aes(x=coef, y=model)) +
  geom_point(shape=19, size = 1.7) +
  geom_vline(xintercept=0.2, linetype='dashed', color='blue') +
  geom_errorbar(aes(xmin=lower, xmax=upper), width=.02, colour = "black") +
  theme_minimal() + 
  xlab("X ~ Y Coefficients") + ylab("Covariates included")
  

################################################################################
# Scenario 4
# Simple example of all third variables (logistic)

# Define parameters (multiplied effects from linear example by 3 to get better effect sizes)
n <- 10000
betaXY   <-  0.6 # effect of smoking history on covid severity
betaXCol <-  1.2 # effect of smoking history on hospitalisation
betaYCol <-  1.5 # effect of covid severity on hospitalisation
betaConX <- -1.8 # effect of HCW status on smoking history
betaConY <-  0.9 # effect of HCW status on covid severity
betaXMed <-  2.1 # effect of smoking history on smoking-related comorbidities
betaMedY <-  1.5 # effect of smoking-related comorbidities on covid severity

# Create variables
Con <- rbinom(n, 1, 0.5)    # generate Confounder
p.X <- 1/(1+exp(-betaConX*Con))
X   <- rbinom(n, 1, p.X)    # generate X from Confounder
p.Med <- 1/(1+exp(-betaXMed*X))
Med <- rbinom(n, 1, p.Med)  # generate Mediator from X
p.Y <- 1/(1+exp(-betaXY*X -betaConY*Con -betaMedY*Med))
Y   <- rbinom(n, 1, p.Y)    # generate Y from Confounder, Mediator and X
p.Col <- 1/(1+exp(-betaXCol*X -betaYCol*Y))
Col <- rbinom(n, 1, p.Col)  # generate Collider from X and Y

# Run regressions
lm1 <- glm(Y~X, family = binomial)                     
lm2 <- glm(Y~X+Con, family = binomial)                   
lm3 <- glm(Y~X+Col, family = binomial)
lm4 <- glm(Y~X+Med, family = binomial)
lm5 <- glm(Y~X+Con+Col, family = binomial)
lm6 <- glm(Y~X+Col+Med, family = binomial)
lm7 <- glm(Y~X+Con+Med+Col, family = binomial)
lm8 <- glm(Y~X+Con+Med, family = binomial)
coefXY    <- exp(lm1$coefficients[2])  # save the estimate effect of X on Y 
coefXYCon <- exp(lm2$coefficients[2])  
coefXYCol <- exp(lm3$coefficients[2])
coefXMedY <- exp(lm4$coefficients[2])
coefXYConCol <- exp(lm5$coefficients[2])
coefXMedYCol <- exp(lm6$coefficients[2])
coefXMedYConCol <- exp(lm7$coefficients[2])
coefXMedYCon <- exp(lm8$coefficients[2])
coefXY.up <- exp(confint(lm1)[2,2])    # save confidence intervals
coefXY.lo <- exp(confint(lm1)[2,1])
coefXYCon.up <- exp(confint(lm2)[2,2])
coefXYCon.lo <- exp(confint(lm2)[2,1])
coefXYCol.up <- exp(confint(lm3)[2,2])
coefXYCol.lo <- exp(confint(lm3)[2,1])
coefXMedY.up <- exp(confint(lm4)[2,2])
coefXMedY.lo <- exp(confint(lm4)[2,1])
coefXYConCol.up <- exp(confint(lm5)[2,2])
coefXYConCol.lo <- exp(confint(lm5)[2,1])
coefXMedYCol.up <- exp(confint(lm6)[2,2])
coefXMedYCol.lo <- exp(confint(lm6)[2,1])
coefXMedYConCol.up <- exp(confint(lm7)[2,2])
coefXMedYConCol.lo <- exp(confint(lm7)[2,1])
coefXMedYCon.up <- exp(confint(lm8)[2,2])
coefXMedYCon.lo <- exp(confint(lm8)[2,1])

# Create data frame
model <- c("None", "Confounder", "Collider", "Mediator",
           "Collider + confounder", "Collider + mediator",
           "Collider + confounder + mediator", "Confounder + mediator")
coef  <- c(coefXY, coefXYCon, coefXYCol, coefXMedY, coefXYConCol, coefXMedYCol, 
           coefXMedYConCol, coefXMedYCon)
upper <- c(coefXY.up, coefXYCon.up, coefXYCol.up, coefXMedY.up, coefXYConCol.up,
           coefXMedYCol.up, coefXMedYConCol.up, coefXMedYCon.up)
lower <- c(coefXY.lo, coefXYCon.lo, coefXYCol.lo, coefXMedY.lo, coefXYConCol.lo,
           coefXMedYCol.lo, coefXMedYConCol.lo, coefXMedYCon.lo)
dat <- data.frame(model, coef, upper, lower)
dat$model <- factor(dat$model, levels=c("None", "Confounder", "Mediator", "Collider",
                                        "Collider + confounder", "Collider + mediator",
                                        "Collider + confounder + mediator", "Confounder + mediator"))

# Plot graph of coefficients
plot26 <- ggplot(dat, aes(x=coef, y=model)) +
  geom_point(shape=19, size = 1.7) +
  geom_vline(xintercept=1.8, linetype='dashed', color='blue') +
  geom_errorbar(aes(xmin=lower, xmax=upper), width=.02, colour = "black") +
  theme_minimal() + 
  xlab("X ~ Y Odds Ratio") + ylab("Covariates included")

# View the graphs
ggarrange(plot25, plot26, labels = c("A", "B"),
          ncol = 1, nrow = 2)


################################################################################
# Scenario 5
# Complex example of all third variables (linear)

# Setting parameters and creating variables
n     <- 1000
error <- 1
age       <-  error*rnorm(n)     # generate Con from standard normal distribution
ethnicity <-  error*rnorm(n)     # generate Con from standard normal distribution
hcw       <-  0.2*ethnicity + error*rnorm(n)     # generate Con from ethnicity
smoking   <- -0.4*hcw + -0.2*ethnicity + error*rnorm(n)    # generate  X  from hcw + ethnicity
comorbid  <-  0.3*smoking   + error*rnorm(n)               # generate Med from smoking 
# generate  Y  from smoking + age + comorbid + hcw + ethnicity 
covidsev  <-  0.2*smoking + 0.2*age + 0.4*comorbid + 0.3*hcw + 0.2*ethnicity + error*rnorm(n)   
# generate Col from smoking + hcw + age + comorbid + covidsev + ethnicity 
hospital  <-  0.2*smoking + 0.1*hcw + 0.4*age + 0.3*comorbid + 0.5*covidsev + 0.1*ethnicity + error*rnorm(n)    
# generate Col from smoking + hcw + age + comorbid + covidsev + hospital
testing   <-  0.1*smoking + 0.3*hcw + 0.2*age + comorbid*0.2 + covidsev*0.3 + 0.5*hospital + error*rnorm(n)   

# Running regressions
lm1 <- lm(covidsev ~ smoking)
lm2 <- lm(covidsev ~ smoking + age + ethnicity + hcw) # adjust for confounders
lm3 <- lm(covidsev ~ smoking + hospital + testing)    # adjust for colliders
lm4 <- lm(covidsev ~ smoking + comorbid)              # adjust for mediator
lm5 <- lm(covidsev ~ smoking + age + ethnicity + hcw + hospital + testing) # confounders + colliders
lm6 <- lm(covidsev ~ smoking + hospital + testing + comorbid)              # colliders + mediator
lm7 <- lm(covidsev ~ smoking + age + ethnicity + hcw + hospital + testing + comorbid)  # all
lm8 <- lm(covidsev ~ smoking + age + ethnicity + hcw + comorbid)           # confounders + mediator
coefXY    <- lm1$coefficients[2]  # save the estimate effect of X on Y from the simple regression
coefXYCon <- lm2$coefficients[2]  # save the estimate effect of X on Y from the multiple regressions
coefXYCol <- lm3$coefficients[2]
coefXMedY <- lm4$coefficients[2]
coefXYConCol <- lm5$coefficients[2]
coefXMedYCol <- lm6$coefficients[2]
coefXMedYConCol <- lm7$coefficients[2]
coefXMedYCon <- lm8$coefficients[2]
coefXY.up <- confint(lm1)[2,2]    # save confidence intervals
coefXY.lo <- confint(lm1)[2,1]
coefXYCon.up <- confint(lm2)[2,2]
coefXYCon.lo <- confint(lm2)[2,1]
coefXYCol.up <- confint(lm3)[2,2] 
coefXYCol.lo <- confint(lm3)[2,1] 
coefXMedY.up <- confint(lm4)[2,2] 
coefXMedY.lo <- confint(lm4)[2,1] 
coefXYConCol.up <- confint(lm5)[2,2] 
coefXYConCol.lo <- confint(lm5)[2,1] 
coefXMedYCol.up <- confint(lm6)[2,2] 
coefXMedYCol.lo <- confint(lm6)[2,1] 
coefXMedYConCol.up <- confint(lm7)[2,2] 
coefXMedYConCol.lo <- confint(lm7)[2,1] 
coefXMedYCon.up <- confint(lm8)[2,2] 
coefXMedYCon.lo <- confint(lm8)[2,1] 

# Create data frame
model <- c("None", "Confounders", "Colliders", "Mediator",
           "Colliders + confounders", "Colliders + mediator",
           "Colliders + confounders + mediator", "Confounders + mediator")
coef  <- c(coefXY, coefXYCon, coefXYCol, coefXMedY, coefXYConCol, coefXMedYCol, 
           coefXMedYConCol, coefXMedYCon)
upper <- c(coefXY.up, coefXYCon.up, coefXYCol.up, coefXMedY.up, coefXYConCol.up,
           coefXMedYCol.up, coefXMedYConCol.up, coefXMedYCon.up)
lower <- c(coefXY.lo, coefXYCon.lo, coefXYCol.lo, coefXMedY.lo, coefXYConCol.lo,
           coefXMedYCol.lo, coefXMedYConCol.lo, coefXMedYCon.lo)
dat <- data.frame(model, coef, upper, lower)
dat$model <- factor(dat$model, levels=c("None", "Confounders", "Mediator", "Colliders",
                                        "Colliders + confounders", "Colliders + mediator",
                                        "Colliders + confounders + mediator", "Confounders + mediator"))

# Plot graph of coefficients
plot27 <- ggplot(dat, aes(x=coef, y=model)) +
  geom_point(shape=19, size = 1.7) +
  geom_vline(xintercept=0.2, linetype='dashed', color='blue') +
  geom_errorbar(aes(xmin=lower, xmax=upper), width=.02, colour = "black") +
  theme_minimal() + 
  xlab("X ~ Y Coefficients") + ylab("Covariates included")

################################################################################
# Scenario 5
# Complex example of all third variables (logistic)

# Define parameters (effects same as linear but multiplied by 3 for better effect sizes)

n <- 10000
age        <- rbinom(n, 1, 0.5) # generate Con from standard normal distribution
ethnicity  <- rbinom(n, 1, 0.5) # generate Con from standard normal distribution
p.hcw      <- 1 / (1 + exp(-0.6*ethnicity))
hcw        <- rbinom(n, 1, p.hcw)     # generate Con from ethnicity
p.smoking  <- 1 / (1 + exp(-(-1.2*hcw) -(-0.6*ethnicity)))
smoking    <- rbinom(n, 1, p.smoking)    # generate  X  from hcw + ethnicity
p.comorbid <- 1 / (1 + exp(-0.9*smoking))
comorbid   <- rbinom(n, 1, p.comorbid)      # generate Med from smoking
# generate  Y  from smoking + age + comorbid + hcw + ethnicity
p.covidsev <- 1 / (1 + exp(-0.6*smoking -0.6*age -1.2*comorbid -0.9*hcw -0.6*ethnicity))
covidsev   <- rbinom(n, 1, p.covidsev)
# generate Col from smoking + hcw + age + comorbid + covidsev + ethnicity
p.hospital <- 1 / (1 + exp(-0.6*smoking -0.3*hcw -1.2*age -0.9*comorbid -1.5*covidsev -0.3*ethnicity))
hospital   <- rbinom(n, 1, p.hospital)
# generate Col from smoking + hcw + age + comorbid + covidsev + hospital
p.testing  <- 1 / (1 + exp(-0.3*smoking -0.9*hcw -0.6*age -0.6*comorbid -0.9*covidsev -1.5*hospital))
testing    <- rbinom(n, 1, p.testing)

dat <- data.frame(age, ethnicity, hcw, smoking, comorbid, covidsev, hospital, testing)

lm1 <- glm(data = dat, covidsev ~ smoking, family = binomial)
lm2 <- glm(data = dat, covidsev ~ smoking + age + ethnicity + hcw, family = binomial)
lm3 <- glm(data = dat, covidsev ~ smoking + hospital + testing, family = binomial)    # adjust for colliders
lm4 <- glm(data = dat, covidsev ~ smoking + comorbid, family = binomial)              # adjust for mediator
lm5 <- glm(data = dat, covidsev ~ smoking + age + ethnicity + hcw + hospital + testing, family = binomial) # confounders + colliders
lm6 <- glm(data = dat, covidsev ~ smoking + hospital + testing + comorbid, family = binomial) # colliders + mediator
lm7 <- glm(data = dat, covidsev ~ ., family = binomial)  # all
lm8 <- glm(data = dat, covidsev ~ smoking + age + ethnicity + hcw + comorbid, family = binomial)
coefXY    <- exp(lm1$coefficients[2])  # save the estimate effect of X on Y from the simple regression
coefXYCon <- exp(lm2$coefficients[2])  # save the estimate effect of X on Y from the multiple regression
coefXYCol <- exp(lm3$coefficients[2])
coefXMedY <- exp(lm4$coefficients[2])
coefXYConCol <- exp(lm5$coefficients[2])
coefXMedYCol <- exp(lm6$coefficients[2])
coefXMedYConCol <- exp(lm7$coefficients[2])
coefXMedYCon <- exp(lm8$coefficients[2])
coefXY.up <- exp(confint(lm1)[2,2])    # finally saving confidence intervals
coefXY.lo <- exp(confint(lm1)[2,1])
coefXYCon.up <- exp(confint(lm2)[2,2])
coefXYCon.lo <- exp(confint(lm2)[2,1])
coefXYCol.up <- exp(confint(lm3)[2,2])
coefXYCol.lo <- exp(confint(lm3)[2,1])
coefXMedY.up <- exp(confint(lm4)[2,2])
coefXMedY.lo <- exp(confint(lm4)[2,1])
coefXYConCol.up <- exp(confint(lm5)[2,2])
coefXYConCol.lo <- exp(confint(lm5)[2,1])
coefXMedYCol.up <- exp(confint(lm6)[2,2])
coefXMedYCol.lo <- exp(confint(lm6)[2,1])
coefXMedYConCol.up <- exp(confint(lm7)[2,2])
coefXMedYConCol.lo <- exp(confint(lm7)[2,1])
coefXMedYCon.up <- exp(confint(lm8)[2,2])
coefXMedYCon.lo <- exp(confint(lm8)[2,1])

model <- c("None", "Confounders", "Colliders", "Mediator",
           "Colliders + confounders", "Colliders + mediator",
           "Colliders + confounders + mediator", "Confounders + mediator")
coef  <- c(coefXY, coefXYCon, coefXYCol, coefXMedY, coefXYConCol, coefXMedYCol,
           coefXMedYConCol, coefXMedYCon)
upper <- c(coefXY.up, coefXYCon.up, coefXYCol.up, coefXMedY.up, coefXYConCol.up,
           coefXMedYCol.up, coefXMedYConCol.up, coefXMedYCon.up)
lower <- c(coefXY.lo, coefXYCon.lo, coefXYCol.lo, coefXMedY.lo, coefXYConCol.lo,
           coefXMedYCol.lo, coefXMedYConCol.lo, coefXMedYCon.lo)

dat2 <- data.frame(model, coef, upper, lower)
dat2$model <- factor(dat2$model, levels=c("None", "Confounders", "Mediator", "Colliders",
                                          "Colliders + confounders", "Colliders + mediator",
                                          "Colliders + confounders + mediator", "Confounders + mediator"))

# Graph showing coefficients (xintercept is exp(0.6) = ~1.8)
plot28 <- ggplot(dat2, aes(x=coef, y=model)) +
  geom_point(shape=19, size = 1.7) +
  geom_vline(xintercept=1.8, linetype='dashed', color='blue') +
  geom_errorbar(aes(xmin=lower, xmax=upper), width=.02, colour = "black") +
  theme_minimal() +
  xlab("X ~ Y Odds Ratio") + ylab("Covariates included")

# View the graphs
ggarrange(plot27, plot28, labels = c("A", "B"),
          ncol = 1, nrow = 2)
